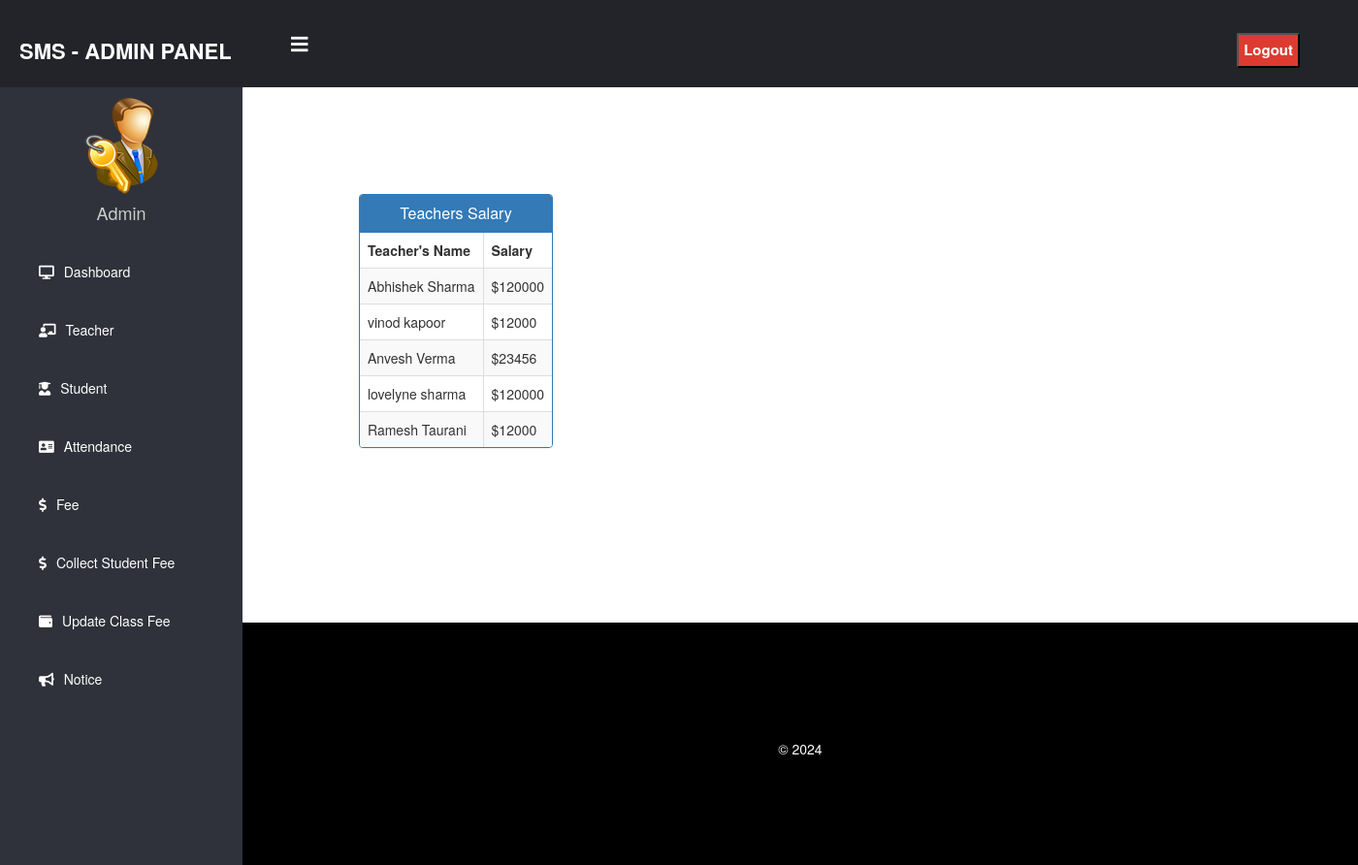
/admin-view-teacher-salary (signed in), run on the app's committed database.
### school/models.py (models this page shows, shortened)
class TeacherExtra(models.Model):
    user=models.OneToOneField(User,on_delete=models.CASCADE)
    salary = models.PositiveIntegerField(null=False)
    joindate=models.DateField(auto_now_add=True)
    mobile = models.CharField(max_length=40)
    status=models.BooleanField(default=False)
    @property
    def get_name(self):
        return self.user.first_name+" "+self.user.last_name

### school/views.py (the view)
# urls.py: path('admin-view-teacher-salary', views.admin_view_teacher_salary_view,name='admin-view-teacher-salary'),
@login_required(login_url='adminlogin')
@user_passes_test(is_admin)
def admin_view_teacher_salary_view(request):
    teachers=models.TeacherExtra.objects.all()
    return render(request,'school/admin_view_teacher_salary.html',{'teachers':teachers})

### school/views.py (called while the page is built)
def is_admin(user):
    return user.groups.filter(name='ADMIN').exists()

### templates/school/admin_view_teacher_salary.html (shortened to what this page needs)
{% extends 'school/adminbase.html' %}
{% block content %}
<head>
  <link href="//netdna.bootstrapcdn.com/bootstrap/3.0.0/css/bootstrap.min.css" rel="stylesheet" id="bootstrap-css">
</head>
<div class="container">
  <div class="row">
    <div class="panel panel-primary">
      <div class="panel-heading">
        <h6 class="panel-title">Teachers Salary</h6>
      </div>
      <table class="table table-hover table-striped table-bordered" id="dev-table">
        <thead>
          <tr>
            <th>Teacher's Name</th>
            <th>Salary</th>
          </tr>
        </thead>
        {% for t in teachers %}
        <tr>
          <td> {{t.get_name}}</td>
          <td>${{t.salary}}</td>
        </tr>
        {% endfor %}
      </table>
    </div>
  </div>
</div>
{% endblock content %}

### templates/school/admin_view_teacher_salary.html (style rules this page uses)
h6 { text-align: center; }
.row { margin: 100px; }

### data on the page
TeacherExtra: get_name "Abhishek Sharma", salary "120000"
TeacherExtra: get_name "vinod kapoor", salary "12000"
TeacherExtra: get_name "Anvesh Verma", salary "23456"
TeacherExtra: get_name "lovelyne sharma", salary "120000"
TeacherExtra: get_name "Ramesh Taurani", salary "12000"
